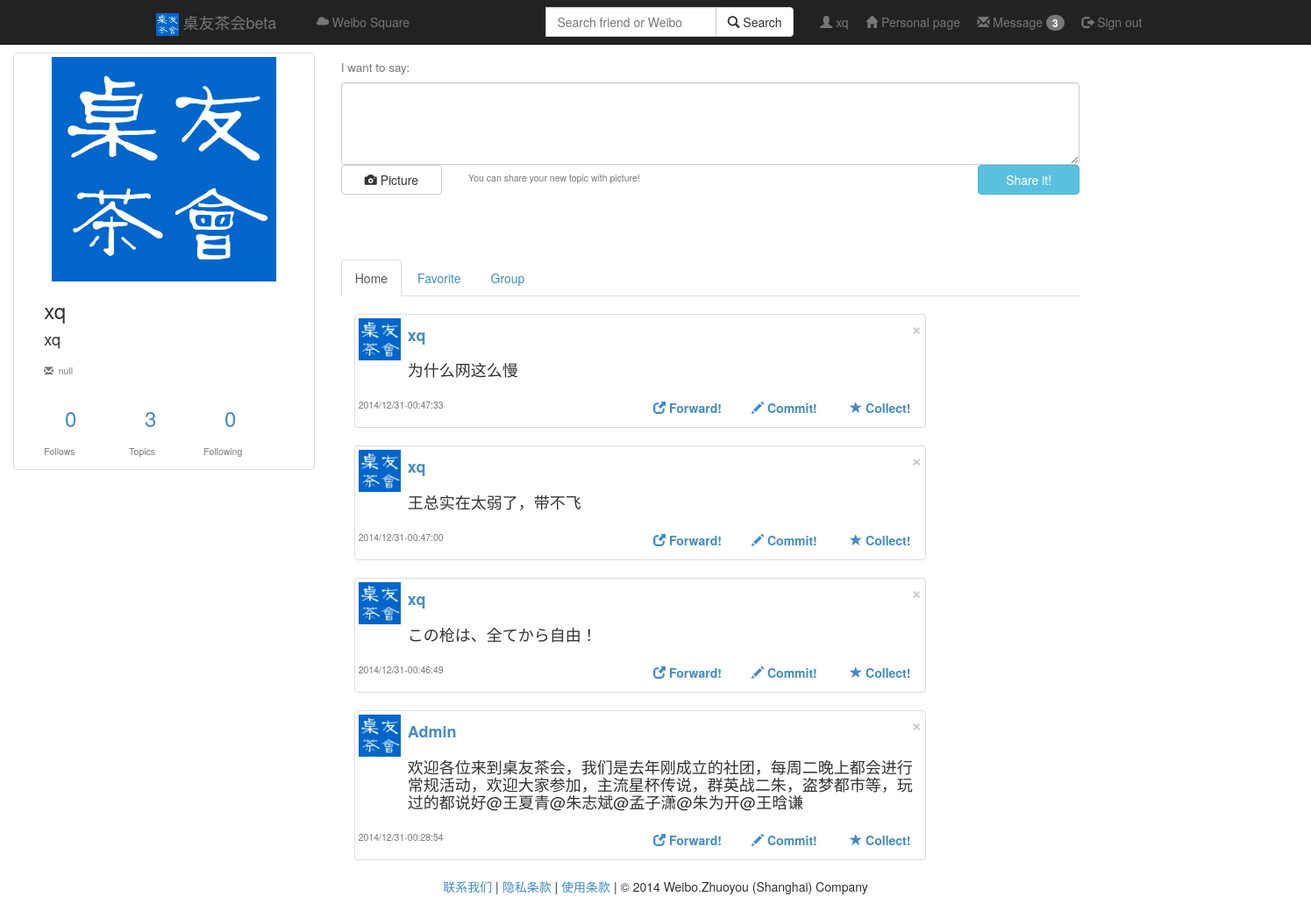
The page /home (signed in) on the database its author committed.
### app/models.py (models this page shows, shortened)
class User(db.Model):
    username = db.Column(db.String(128) , primary_key = True)
    url = db.Column(db.String(128))#头像
    nickname = db.Column(db.String(128) , index = True)
    email = db.Column(db.String(128) , index = True)
    password = db.Column(db.String(256) , index = True)
    state = db.Column(db.SmallInteger , default = STATE_OK)#激活和非激活状态
    role = db.Column(db.SmallInteger ,default = ROLE_USER)#用户和管理员两种权限
    lvip = db.Column(db.SmallInteger , default = 0)#活跃度等级
    point = db.Column(db.SmallInteger , default = 0)#活跃度分值

class Weibo(db.Model):
    idweibo = db.Column(db.String(256) , primary_key = True)#username+potime+content做md5加密
    username = db.Column(db.String(128))#发微博人
    url = db.Column(db.String(128))
    potime = db.Column(db.String(128))#时间
    wtype = db.Column(db.String(128))#微博类型，原微博，原微博下回复，私信
    fatherid = db.Column(db.String(256),default = 'null')#所在楼id
    number = db.Column(db.Integer)#楼数
    content = db.Column(db.String(1024))#内容

### app/views.py (the view, shortened to what this page needs)
@app.route('/home',methods=['POST','GET'])
def home():
        if 'username' in session:
                Username = session['username']
                ret = models.User.query.filter_by(username=Username).first()
                friend = models.Follow.query.filter_by(username=session['username']).all()
                ans = [session['username']]
                ans = ans + ['Admin']
                for ele in friend:
                        ans = ans + ele.followname
                posts = []
                for ele in ans:
                        posts = posts + models.Weibo.query.filter_by(username = ele,wtype="o").all()
                posts = sorted(posts, key = lambda d: d.potime, reverse = True)
                follows = len(models.Follow.query.filter_by(followname = Username).all())
                topic = len(models.Weibo.query.filter_by(username = Username).all())
                following = len(models.Follow.query.filter_by(username = Username).all())
                return render_template("home.html" , posts=posts,ret=ret,nickname=ret.nickname,topic=topic,follows=follows,following=following)

### app/templates/home.html (shortened to what this page needs)
{% extends "base.html" %}
{% block content %}
<br>
<br>
<br>
<div class = "container-fluid">
	<div class = "row">
		<div class="col-sm-3 col-md-3">
			<div class="thumbnail">
				<img src="/static/pic/icon.jpg" height="256" width="256"></img>
				<div class="row">
					<div class="col-md-11 col-md-offset-1">
						<h3>{{ ret.nickname }}</h3>
						<h4>{{ ret.username}}</h4>
					</div>
					<div class="col-md-11 col-md-offset-1">
						<label for="friendcard" id="email"><h5><small><span class="glyphicon glyphicon glyphicon-envelope"></span>&nbsp;&nbsp;{{ ret.email }}</small></h5></label>
					</div>
				</div>
				<div class="row">
					<div class="col-md-3  col-md-offset-1">
						<div class="col-md-12">
							<a class="text-center" id="Follownum" href="/settings/follows"><h3>{{follows}}</h3></a>
						</div>
					</div>
					<div class="col-md-3">
						<div class="col-md-12">
							<a class="text-center" id="Topicnum"  href="/homepage?uid=self"><h3>{{topic}}</h3></a>
						</div>
					</div>
					<div class="col-md-3">
						<div class="col-md-12">
							<a class="text-center" id="Followingnum"  href="/settings/following"><h3>{{following}}</h3></a>
						</div>
					</div>
				</div>
				<div class="row">
					<div class="col-md-3  col-md-offset-1">
							<p class="text-center"><h5><small>Follows</small></h5></p>
					</div>
					<div class="col-md-3">
							<p class="text-center"><h5><small>&nbsp;&nbsp;Topics</small></h5></p>
					</div>
					<div class="col-md-3">
							<p class="text-center"><h5><small>Following</small></h5></p>
					</div>
				</div>
			</div>
		</div>
		<div class = "col-sm-12 col-md-7">
			<form role="form" action="/home" method="post">
			<div class = "row">
				<div class="col-md-12">
					<p class="text-center"><h4><small>I want to say:</small></h4></p>
				</div>
				<div class="col-md-12">
					<textarea class="form-control" rows="4" id = "weibo"  name="content"></textarea>
				</div>
				<div class="col-md-2">
						<button class="btn btn-default btn-block" type="button" "><span class="glyphicon glyphicon-camera"></span> Picture</span></button>
				</div>
				<div class="col-md-8">
					<p class="text-center"><h5><small>You can share your new topic with picture!</small></h5></p>
				</div>
				<div class="col-md-2">
						<button class="btn btn-info btn-block" type="submit" id = "Share">Share it!</button>
				</div>
			</div>
			</form>
			<div class = "row">
				<div class="col-md-12">
					<ul class="nav nav-tabs" role="tablist">
						<li role="presentation" class="active"><a href="#">Home</a></li>
						<li role="presentation"><a href="#">Favorite</a></li>
						<li role="presentation"><a href="#">Group</a></li>
					</ul>
				</div>
			</div>
			<div class = "container" id = "bigtable">
				{% for post in posts %}
				<div class = "row">
					<div class="col-md-7">
						<div class="thumbnail">
							<div class = "row">
								<div class="col-md-1">
									<img src="/static/pic/icon.jpg" height="48" width="48" href=""></img>
								</div>
								<div class="col-md-11">
									<div class="row">
										<div class="col-md-6">
											<a class="text-left" href="/homepage?uid={{post.username}}"><h4><b>{{post.username}}</b></h4></a>
										</div>
										<div class="col-md-3 col-md-offset-3">
											<button type="button" class="close" data-dismiss="alert"><span aria-hidden="true">&times;</span><span class="sr-only">Close</span></button>
										</div>
									</div>
									<div class="row">
										<div class="col-md-12">
											<label ><h4>{{post.content}}</h4></label>
										</div>
									</div>
								</div>
								<div class="col-md-3">
									<p class="text-center"><h5><small>{{post.potime}}</small></h5></p>
								</div>
								<div class="col-md-2 col-md-offset-3">
									<a class="text-left" href=""><h5><b><span class="glyphicon glyphicon-new-window"></span> Forward!</b></h5></a>
								</div>
								<div class="col-md-2">
									<a class="text-left" href=""><h5><b><span class="glyphicon glyphicon-pencil"></span> Commit!</b></h5></a>
								</div>
								<div class="col-md-2">
									<a class="text-left" href=""><h5><b><span class="glyphicon glyphicon-star"></span> Collect!</b></h5></a>
								</div>
							</div>
						</div>
					</div>
				</div>
				{% endfor %}
			</div>
		</div>
		<div class = "col-md-2"></div>
	</div>
</div>
{% endblock %}

### app/templates/base.html (shortened to what this page needs)
<html>
<head>
<link href="/static/css/bootstrap.min.css" rel="stylesheet">
</head>
<body>
<div class="navbar navbar-inverse navbar-fixed-top" role="navigation">
	<div class="container">
		<div class="navbar-header">
			<a class="navbar-brand" href="/home"><img src="/static/pic/icon.jpg" height="26" width="26"></img> 桌友茶会beta</a>
		</div>
		<p class="navbar-text navbar-left">
			&nbsp;&nbsp;&nbsp;&nbsp;<a href="/square" class="navbar-link"><span class="glyphicon glyphicon-cloud"></span>&nbsp;Weibo Square</a>&nbsp;&nbsp;&nbsp;&nbsp;
		</p>
		<p class="navbar-text navbar-right">
			<span class="glyphicon glyphicon-user"></span><a href="/settings/profile" class="navbar-link" id = "Nick">&nbsp;{{ nickname }}</a>&nbsp;&nbsp;&nbsp;&nbsp;
			<a href="/homepage?uid=self" class="navbar-link"><span class="glyphicon glyphicon glyphicon-home"></span> Personal page</a>&nbsp;&nbsp;&nbsp;&nbsp;
			<a href="/message/letter" class="navbar-link"><span class="glyphicon glyphicon-envelope"></span> Message&nbsp;<span class="badge">3</span></a>&nbsp;&nbsp;&nbsp;&nbsp;
			<a href="/logout" class="navbar-link"><span class="glyphicon glyphicon-log-out"></span> Sign out</a>
		</p>
		<form class="navbar-form navbar-right" role="form" action = "/result" method = "post">
			<div class="input-group">
				<div class="form-group">
				<input type="text" class="form-control" name = "query" placeholder="Search friend or Weibo">
				</div>
				<span class="input-group-btn">
					<button class="btn btn-default" type="submit" ><span class="glyphicon glyphicon-search"></span>&nbsp;Search</button>
				</span>
			</div>&nbsp;&nbsp;&nbsp;&nbsp;
		</form>
	</div>
</div>
	{% block content %} {% endblock %}
	<footer>
		<p align="center"><a href="">联系我们</a> | <a target="_blank" href="">隐私条款</a> | <a target="_blank" href="">使用条款</a> | © 2014 Weibo.Zhuoyou (Shanghai) Company</p>
	</footer>
  </body>
</html>

### rows shown on the page
User: nickname "xq", username "xq", email "null"
Weibo: username "xq", content "为什么网这么慢", potime "2014/12/31-00:47:33"
Weibo: username "xq", content "王总实在太弱了，带不飞", potime "2014/12/31-00:47:00"
Weibo: username "xq", content "この枪は、全てから自由！", potime "2014/12/31-00:46:49"
Weibo: username "Admin", content "欢迎各位来到桌友茶会，我们是去年刚成立的社团，每周二晚上都会进行常规活动，欢迎大家参加，主流星杯传说，群英战二朱，盗梦都市等，玩过的都说好@王夏青@朱志斌@孟子潇@朱为开@王晗谦", potime "2014/12/31-00:28:54"

### other values the page prints
{{ follows }} "0"
{{ topic }} "3"
{{ following }} "0"
